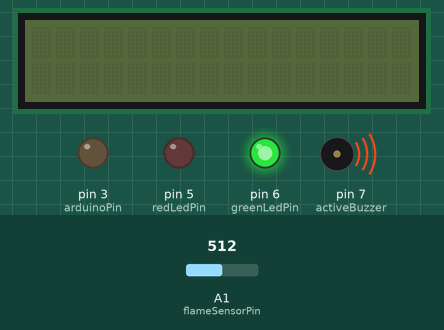
This sketch was run on a simulated Arduino Uno, built with avr-gcc and run on an emulated ATmega328P. Parts: 16×2 character LCD, output pins drawn as LEDs (lit = HIGH), buzzer (waves = sounding, pin HIGH). The inputs (shaded band) are chosen by the test bench; at power-on: A1 (flameSensorPin) = 512. What the sketch prints to the serial monitor is not drawn.

Above: at 1.2 s.
1.3 s: A1 (flameSensorPin) set to 83
2.8 s: A1 (flameSensorPin) set to 67
At 4.0 s:
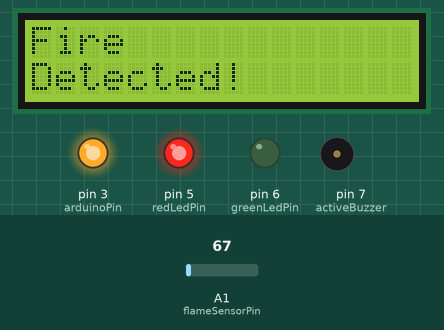
4.5 s: A1 (flameSensorPin) set to 85
At 5.2 s:
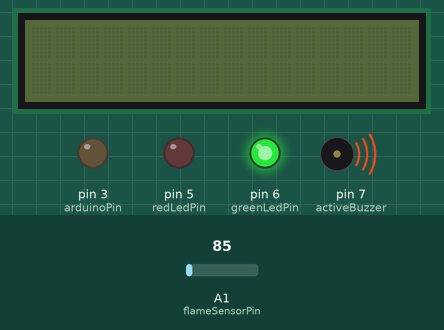
6.1 s: A1 (flameSensorPin) set to 65
At 6.8 s:
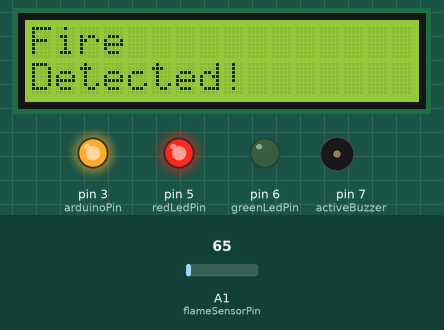
Timing chart, 0 to 8.7 s (numbered marks = the images above; inputs shaded):
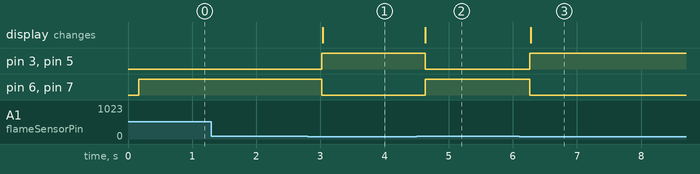

Measured:
- the behaviour switches between 75 and 74 on A1 (flameSensorPin) (found by bisection; images 0 and 1)
- after the input at 1.3 s, every drawn part: stays the same
- after the input at 2.8 s, pin 3 (arduinoPin), pin 5 (redLedPin): LOW → HIGH after 0.22 s; pin 6 (greenLedPin), pin 7 (activeBuzzer): HIGH → LOW after 0.22 s; the display: changes after 0.24 s (image 1)
- after the input at 4.5 s, pin 3 (arduinoPin): HIGH → LOW after 0.13 s; pin 5 (redLedPin): HIGH → LOW after 0.14 s; pin 6 (greenLedPin), pin 7 (activeBuzzer): LOW → HIGH after 0.14 s; the display: changes after 0.14 s (image 2)
- after the input at 6.1 s, pin 3 (arduinoPin), pin 5 (redLedPin): LOW → HIGH after 0.17 s; pin 6 (greenLedPin), pin 7 (activeBuzzer): HIGH → LOW after 0.17 s; the display: changes after 0.18 s (image 3)

The sketch:

ArduinoUno_fullyAutomated_code.ino
```cpp
// (licence header left out)
// git test


#include <Wire.h>
#include <LiquidCrystal_I2C.h>


#define activeBuzzer 7
#define flameSensorPin A1
#define redLedPin 5
#define greenLedPin 6
#define arduinoPin 3

int Flame = 0;
const int flameThreshold = 75;

LiquidCrystal_I2C lcd(0x27,16,2); // set the LCD address to 0x27 for a 16 chars and 2 line display


void setup() {
  pinMode(activeBuzzer, OUTPUT);
  pinMode(redLedPin, OUTPUT);
  pinMode(greenLedPin, OUTPUT);
  pinMode(flameSensorPin, INPUT);
  pinMode(arduinoPin, OUTPUT);

  lcd.init(); // initialize the lcd
  lcd.clear();

  Serial.begin(9600);
}

void loop() {
  digitalWrite(arduinoPin, LOW);
  bool doneItOnceFlag = false;
  int Flame = analogRead(flameSensorPin); // Read the analog value from the sensor
  delay(100);
  while(Flame < flameThreshold){
    Serial.print("Flame Sensor Value: ");
    Serial.println(Flame); // Print the value to the Serial Monitor
    if(!doneItOnceFlag){
      digitalWrite(arduinoPin, HIGH);
      doneItOnceFlag = true;
    }
    digitalWrite(activeBuzzer, LOW);
    digitalWrite(redLedPin, HIGH);
    digitalWrite(greenLedPin, LOW);
    lcd.backlight();
    lcd.setCursor(0,0);
    lcd.print("Fire");
    lcd.setCursor(0,1);
    lcd.print("Detected!");
    Flame = analogRead(flameSensorPin);
    delay(100);
  }

  digitalWrite(arduinoPin, LOW);
  lcd.noBacklight();
  lcd.clear();
  digitalWrite(activeBuzzer, HIGH);
  digitalWrite(greenLedPin, HIGH);
  digitalWrite(redLedPin, LOW);
  delay(100);

}
```
